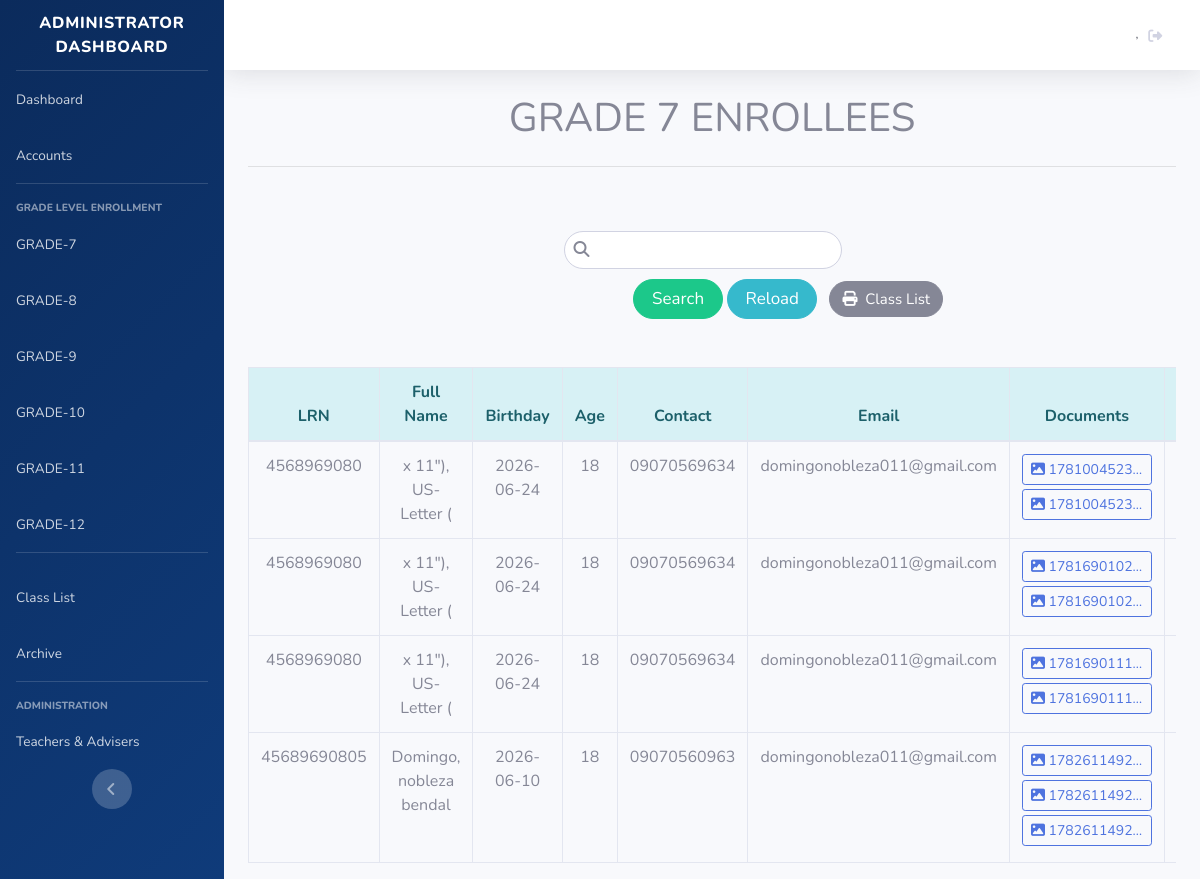
Screenshot of /admn_seven.php with the database file from the repository.
### tables this page shows
CREATE TABLE `tbl_seven` (
  `id_seven` int NOT NULL,
  `id_resident` int NOT NULL,
  `sy` varchar(50) NOT NULL,
  `lrn` varchar(50) NOT NULL,
  `lname` varchar(50) NOT NULL,
  `fname` varchar(255) NOT NULL,
  `mi` varchar(255) NOT NULL,
  `bdate` date NOT NULL,
  `sex` varchar(50) NOT NULL,
  `age` int NOT NULL,
  `contact` varchar(50) NOT NULL,
  `email` varchar(50) NOT NULL,
  `current_address` varchar(255) NOT NULL,
  `perm_address` varchar(255) NOT NULL,
  `ffname` varchar(255) NOT NULL,
  `flname` varchar(255) NOT NULL,
  `fmi` varchar(255) NOT NULL,
  `contact_f` varchar(100) NOT NULL,
  `mlname` varchar(255) NOT NULL,
  `mfname` varchar(255) NOT NULL,
  `mmi` varchar(255) NOT NULL,
  `contact_m` varchar(20) NOT NULL,
  `lglc` varchar(255) NOT NULL,
  `lsa` varchar(255) NOT NULL,
  `lysc` varchar(255) NOT NULL,
  `school_id` varchar(50) NOT NULL,
  `documents` text,
  `is_archived` tinyint(1) NOT NULL DEFAULT '0',
  `archived_at` timestamp NULL DEFAULT NULL,
  `enrollment_status` varchar(20) NOT NULL DEFAULT 'Pending',
  `is_ip` varchar(10) NOT NULL DEFAULT 'No',
  `ip_group` varchar(255) NOT NULL DEFAULT '',
  `is_4ps` varchar(10) NOT NULL DEFAULT 'No',
  `fourps_id` varchar(100) NOT NULL DEFAULT '',
  `reject_reason` text
);

### classes/main.class.php (called while the page is built, shortened)
<?php
class EUSEBIAClass {
    protected $server = "mysql:host=localhost;dbname=eusebia";
    protected $user = "root";
    protected $pass = "";
    protected $options = array(PDO::ATTR_ERRMODE => PDO::ERRMODE_EXCEPTION, PDO::ATTR_DEFAULT_FETCH_MODE => PDO::FETCH_ASSOC);
    public function openConn() {
        try {
            $this->con = new PDO($this->server, $this->user, $this->pass, $this->options);
            return $this->con;
        }
        catch(PDOException $e) {
            echo "Datbase Connection Error! ", $e->getMessage();
        }
    }
public function view_seven(){
    $connection = $this->openConn();
    $stmt = $connection->prepare("SELECT * from tbl_seven WHERE is_archived = 0 OR is_archived IS NULL");
    $stmt->execute();
    return $stmt->fetchAll();
}
}
?>

### admn_table_seven_search.php (the view, shortened to what this page needs)
<?php require 'classes/conn.php'; ?>
<?php
function renderDocs($docsJson) {
    $docs = json_decode($docsJson ?? '[]', true);
    foreach ($docs as $docPath) {
        $fileName = basename($docPath);
        $ext   = strtolower(pathinfo($fileName, PATHINFO_EXTENSION));
        $isImg = in_array($ext, ['jpg','jpeg','png']);
        $isPdf = $ext === 'pdf';
        $icon  = $isImg ? 'fa-image' : ($isPdf ? 'fa-file-pdf' : 'fa-file-word');
        $type  = $isImg ? 'image' : ($isPdf ? 'pdf' : 'doc');
        echo '<button type="button" class="btn btn-outline-primary btn-sm mb-1 doc-preview-btn"
                onclick="openDocViewer(\'' . addslashes(htmlspecialchars($docPath)) . '\',\'' . addslashes(htmlspecialchars($fileName)) . '\',\'' . $type . '\')"
                title="' . htmlspecialchars($fileName) . '">
                <i class="fas ' . $icon . '"></i> ' . htmlspecialchars($fileName) . '
              </button><br>';
    }
}
    ?>
<?php if (isset($_POST['search_seven'])): $keyword = $_POST['keyword']; ?>
<div class="table-responsive" style="width:100%;overflow-x:auto;">
    <table class="table table-hover text-center table-bordered" style="min-width:1200px;">
        <thead class="alert-info">
            <tr>
                <th>LRN</th><th>Full Name</th><th>Birthday</th><th>Age</th>
                <th>Contact</th><th>Email</th><th>Documents</th><th>Status</th><th>Actions</th>
            </tr>
        </thead>
        <tbody>
        <?php
            $kw   = "%$keyword%";
            $stmt = $conn->prepare("SELECT * FROM `tbl_seven` WHERE `lname` LIKE ? OR `fname` LIKE ? OR `id_resident` LIKE ? OR `lrn` LIKE ?");
            $stmt->execute([$kw, $kw, $kw, $kw]);
            while ($searchRow = $stmt->fetch()):
                $sStatus = $searchRow['enrollment_status'] ?? 'Pending';
        ?>
        <tr>
            <td><?= htmlspecialchars($searchRow['lrn']) ?></td>
            <td><?= htmlspecialchars($searchRow['lname']) ?>, <?= htmlspecialchars($searchRow['fname']) ?> <?= htmlspecialchars($searchRow['mi']) ?></td>
            <td><?= htmlspecialchars($searchRow['bdate']) ?></td>
            <td><?= htmlspecialchars($searchRow['age']) ?></td>
            <td><?= htmlspecialchars($searchRow['contact']) ?></td>
            <td><?= htmlspecialchars($searchRow['email']) ?></td>
            <td style="min-width:145px;"><?php renderDocs($searchRow['documents'] ?? ''); ?></td>
            <td><?php renderStatus($sStatus); ?></td>
            <td style="min-width:220px;">
                <?php renderActions($searchRow['id_seven'], $searchRow['id_resident'], $sStatus,
                    $searchRow['fname'], $searchRow['lname'], $searchRow['mi'], 'Srch'); ?>
            </td>
        </tr>
        <div class="modal fade" id="viewModalSrch<?= $searchRow['id_seven'] ?>" tabindex="-1" role="dialog" aria-hidden="true">
            <div class="modal-dialog modal-md modal-dialog-centered" role="document">
                <div class="modal-content">
                    <div class="modal-header bg-primary text-white">
                        <h5 class="modal-title">Student Profile: <?= htmlspecialchars($searchRow['fname']) ?></h5>
                        <button type="button" class="close text-white" data-dismiss="modal"><span>&times;</span></button>
                    </div>
                    <div class="modal-body text-left">
                        <p><strong>LRN:</strong> <?= htmlspecialchars($searchRow['lrn']) ?></p>
                        <p><strong>Full Name:</strong> <?= htmlspecialchars($searchRow['lname']) ?>, <?= htmlspecialchars($searchRow['fname']) ?> <?= htmlspecialchars($searchRow['mi']) ?></p>
                        <p><strong>Age:</strong> <?= htmlspecialchars($searchRow['age']) ?></p>
                        <p><strong>Email:</strong> <?= htmlspecialchars($searchRow['email']) ?></p>
                        <p><strong>IP Member:</strong> <?= htmlspecialchars($searchRow['is_ip'] ?? 'No') ?><?= (!empty($searchRow['ip_group'])) ? ' — ' . htmlspecialchars($searchRow['ip_group']) : '' ?></p>
                        <p><strong>4Ps Beneficiary:</strong> <?= htmlspecialchars($searchRow['is_4ps'] ?? 'No') ?><?= (!empty($searchRow['fourps_id'])) ? ' — ID: ' . htmlspecialchars($searchRow['fourps_id']) : '' ?></p>
                        <p><strong>Status:</strong> <?php renderStatus($sStatus); ?></p>
                        <?php if ($sStatus === 'Rejected' && !empty($searchRow['reject_reason'])): ?>
                        <p><strong>Rejection Reason:</strong> <?= htmlspecialchars($searchRow['reject_reason']) ?></p>
                        <?php endif; ?>
                    </div>
                    <div class="modal-footer">
                        <button type="button" class="btn btn-secondary" data-dismiss="modal">Close</button>
                    </div>
                </div>
            </div>
        </div>
        <?php endwhile; ?>
        </tbody>
    </table>
</div>
<?php else:  ?>
<div class="table-responsive" style="width:100%;overflow-x:auto;">
    <table class="table table-hover text-center table-bordered" style="min-width:1200px;">
        <thead class="alert-info">
            <tr>
                <th>LRN</th><th>Full Name</th><th>Birthday</th><th>Age</th>
                <th>Contact</th><th>Email</th><th>Documents</th><th>Status</th><th>Actions</th>
            </tr>
        </thead>
        <tbody>
    <?php if (is_array($view)): foreach ($view as $row):
        $rStatus = $row['enrollment_status'] ?? 'Pending';
    ?>
        <tr>
            <td><?= htmlspecialchars($row['lrn']) ?></td>
            <td><?= htmlspecialchars($row['lname']) ?>, <?= htmlspecialchars($row['fname']) ?> <?= htmlspecialchars($row['mi']) ?></td>
            <td><?= htmlspecialchars($row['bdate']) ?></td>
            <td><?= htmlspecialchars($row['age']) ?></td>
            <td><?= htmlspecialchars($row['contact']) ?></td>
            <td><?= htmlspecialchars($row['email']) ?></td>
            <td style="min-width:145px;"><?php renderDocs($row['documents'] ?? ''); ?></td>
            <td><?php renderStatus($rStatus); ?></td>
        </tr>
    <?php endforeach; endif; ?>
        </tbody>
    </table>
</div>
<?php endif; $con = null; ?>

### admn_table_seven_search.php (style rules this page uses)
.doc-preview-btn { display:inline-block;max-width:130px;overflow:hidden;text-overflow:ellipsis;white-space:nowrap;vertical-align:middle;cursor:pointer;transition:transform .15s,box-shadow .15s; }

### rows the page displays
tbl_seven: lrn "4568969080", lname "x 11\")", fname "US-Letter", mi "(", bdate "2026-06-24", age "18", contact "09070569634", email "domingonobleza011@gmail.com", documents "1781004523…"
tbl_seven: lrn "4568969080", lname "x 11\")", fname "US-Letter", mi "(", bdate "2026-06-24", age "18", contact "09070569634", email "domingonobleza011@gmail.com", documents "1781690102…"
tbl_seven: lrn "4568969080", lname "x 11\")", fname "US-Letter", mi "(", bdate "2026-06-24", age "18", contact "09070569634", email "domingonobleza011@gmail.com", documents "1781690111…"
tbl_seven: lrn "45689690805", lname "Domingo", fname "nobleza", mi "bendal", bdate "2026-06-10", age "18", contact "09070560963", email "domingonobleza011@gmail.com", documents "1782611492…"
